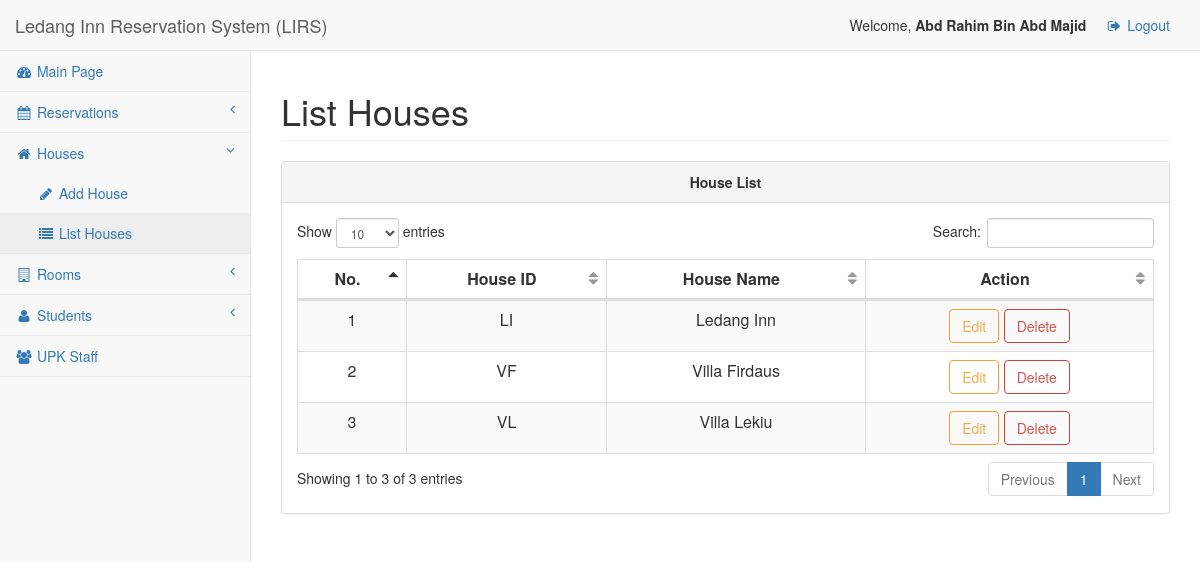
Screenshot of /list_house.php (signed in) with the database file from the repository.
### tables this page shows
CREATE TABLE `HOUSE` (
  `H_ID` varchar(3) NOT NULL,
  `H_NAME` varchar(100) NOT NULL
);

### list_house.php (the view, shortened to what this page needs)
<html lang="en">
<head>
    <link href="bower_components/bootstrap/dist/css/bootstrap.min.css" rel="stylesheet">
    <link href="bower_components/metisMenu/dist/metisMenu.min.css" rel="stylesheet">
    <link href="bower_components/datatables-plugins/integration/bootstrap/3/dataTables.bootstrap.css" rel="stylesheet">
    <link href="bower_components/datatables-responsive/css/dataTables.responsive.css" rel="stylesheet">
    <link href="dist/css/sb-admin-2.css" rel="stylesheet">
    <link href="bower_components/font-awesome/css/font-awesome.min.css" rel="stylesheet" type="text/css">
</head>
<body>
    <div id="wrapper">
        <nav class="navbar navbar-default navbar-static-top" role="navigation" style="margin-bottom: 0">
            <div class="navbar-header">
                <a class="navbar-brand" href="index.php">Ledang Inn Reservation System (LIRS)</a>
            </div>
            <ul class="nav navbar-top-links navbar-right">
				<li class="dropdown">
					Welcome, <strong><?php print($_SESSION["NAME"]); ?></strong>
				</li>
                <li class="dropdown">
					<a href="logout.php">
                        <i class="fa fa-sign-out fa-fw"></i> Logout
                    </a>
                </li>
            </ul>
            <div class="navbar-default sidebar" role="navigation">
                <div class="sidebar-nav navbar-collapse">
                    <ul class="nav" id="side-menu">
						<?php
							include('nav.php');
						?>
                    </ul>
                </div>
            </div>
        </nav>
        <div id="page-wrapper">
			<div class="row">
				<div class="col-lg-12">
					<h1 class="page-header">List Houses</h1>
                </div>
            </div>
            <div class="row">
                <div class="col-lg-12">
                    <div class="panel panel-default">
                        <div class="panel-heading">
                            <center><b>House List</b></center>
                        </div>
                        <div class="panel-body">
                            <div class="dataTable_wrapper">
                                <table class="table table-striped table-bordered table-hover" id="dataTables-data">
                                    <thead>
                                        <tr>
                                            <td align="center"><b>No.</b></td>
                                            <td align="center"><b>House ID</b></td>
                                            <td align="center"><b>House Name</b></td>
											<td align="center"><b>Action</b></td>
                                        </tr>
                                    </thead>
                                    <tbody>
                        <?php
							$BIL = 1;
							$sql_choose = "SELECT * FROM HOUSE ORDER BY H_NAME";
							$result_choose = mysql_query($sql_choose);
							while ($row = mysql_fetch_array($result_choose))
							{
								$H_ID 	= $row["H_ID"];
								$H_NAME = $row["H_NAME"];
								echo "<tr>\n\t\t\t\t\t\t\t";
								echo "<td align=\"center\">$BIL</td>\n\t\t\t\t\t\t\t";
								echo "<td align=\"center\">$H_ID</td>\n\t\t\t\t\t\t\t
										<td align=\"center\">$H_NAME</td>\n\t\t\t\t\t\t\t";
								echo "<td align=\"center\"> <a href=\"edit_house.php?ID=$H_ID\"><button type=\"button\"  class=\"btn btn-outline btn-warning\">Edit</button></a> <button type=\"button\"  class=\"btn btn-outline btn-danger\" value=\"Delete\" onClick='confirmDel(\"$H_ID\")'>Delete</button> </td>\n\t\t\t\t\t\t\t";
								echo "</tr>\n\t\t\t\t\t\t";
								$BIL++;
							}
                        ?>
									</tbody>
                                </table>
                            </div>
                        </div>
                    </div>
                </div>
            </div>
		</div>
    </div>
</body>
</html>

### rows the page displays
house: H_ID "LI", H_NAME "Ledang Inn"
house: H_ID "VF", H_NAME "Villa Firdaus"
house: H_ID "VL", H_NAME "Villa Lekiu"

### other values shown
$_SESSION["NAME"] "Abd Rahim Bin Abd Majid"
